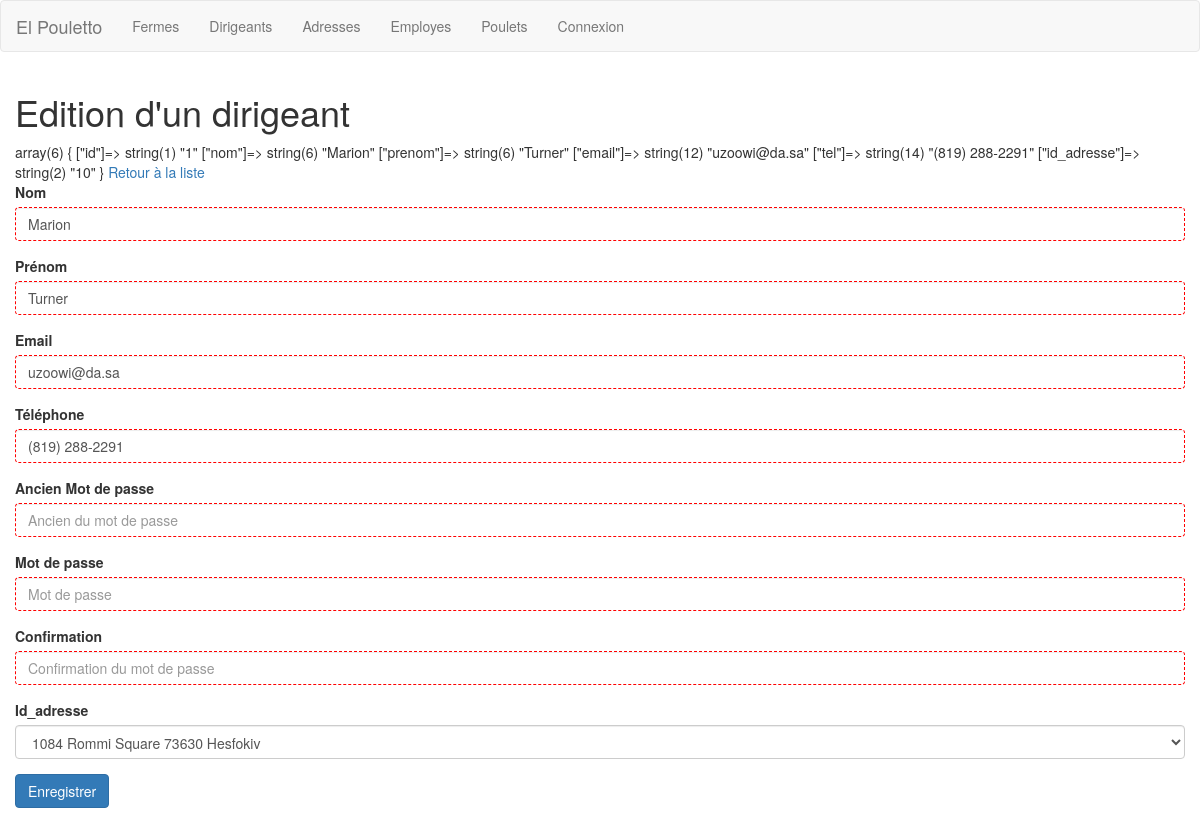
Screenshot of /dirigeants_edit.php?id=1 with the database file from the repository.
### tables this page shows
CREATE TABLE `dirigeants` (
  `id` int(11) NOT NULL AUTO_INCREMENT,
  `nom` varchar(50) NOT NULL,
  `prenom` varchar(50) NOT NULL,
  `email` varchar(70) NOT NULL,
  `tel` varchar(15) NOT NULL,
  `id_adresse` int(11) NOT NULL,
  PRIMARY KEY (`id`),
  KEY `fk_dirigeants_adresses1_idx` (`id_adresse`),
  CONSTRAINT `fk_dirigeants_adresses1` FOREIGN KEY (`id_adresse`) REFERENCES `adresses` (`id`) ON DELETE NO ACTION ON UPDATE NO ACTION
);

### dirigeants_edit.php (the view, shortened to what this page needs)
<?php
require_once('includes/db.php');
include ('parties/header.php');
$afficherFormulaire = false;
if (isset($_POST['id']) && !empty($_POST['id'])) {
  $testduformulaire=(['nom','prenom','email','tel','id_adresse']);
  if($testduformulaire===false){
    echo "Le Formulaire est incomplet";;
  } elseif ($testduformulaire === true) {
    $sql ="UPDATE dirigeants SET
          nom = '".mysqli_real_escape_string($_POST['nom'])."',
          prenom = '".mysqli_real_escape_string($_POST['prenom'])."',
          email = '".mysqli_real_escape_string($_POST['email'])."',
          tel = '".mysqli_real_escape_string($_POST['tel'])."',
          WHERE id=" .mysqli_real_escape_string($_POST['id_adresse']);
      if(!mysql_queery($sql)){
        echo "Erreur :" .mysqli_error($connection);
      } else {
        echo "L'enregistrement a été mis à jour."
        ."<br><a href=\"dirigeants.php\"> Retours a la liste </a>";
      }
  }
}
elseif (isset($_GET['id']) && !empty($_GET['id'])) {
  $sql="SELECT * FROM dirigeants WHERE id="
    .mysqli_real_escape_string($connection, $_GET['id']);
  if(!$resultats =mysqli_query($connection,$sql)){
    echo "Erreur SQL :" .mysqli_error($connection);
  } else {
    if (mysqli_num_rows($resultats)) {
      $dirigeant =mysqli_fetch_assoc($resultats);
      $afficherFormulaire=true;
      var_dump($dirigeant);
    } else {
      echo "Ce dirigeant n'existe pas.";
    }
  }
} else {
  echo "Pas d'id";
}
  $sql="SELECT * FROM adresses";
  if(!$adresses=mysqli_query($connection, $sql)){
    echo '<div class="alert alert-danger">Une erreur est survenue'
    . mysqli_error($connection)
    . '</div>';
  }
if ($afficherFormulaire === true) :
?>
<a href="dirigeant.php">Retour à la liste </a>
<form action="dirigeants_edit.php" method="post">
  <div class="form-group">
    <label for="nom">Nom</label>
    <input value="<?=$dirigeant['nom']?>" required name="nom" type="text" id="nom" placeholder="Nom" class="form-control">
  </div>
  <div class="form-group">
    <label for="prenom">Prénom</label>
    <input value="<?=$dirigeant['prenom']?>" required name="prenom" type="text" id="nom" placeholder="Prénom" class="form-control">
  </div>
  <div class="form-group">
    <label for="email">Email</label>
    <input value="<?=$dirigeant['email']?>" required name="email" type="text" id="email" placeholder="Email" class="form-control">
  </div>
  <div class="form-group">
    <label for="tel">Téléphone</label>
    <input value="<?=$dirigeant['tel']?>" required name="tel" type="text" id="tel" placeholder="Téléphone" class="form-control">
  </div>
  <div class="form-group">
    <label for="mdp2">Ancien Mot de passe</label>
    <input required name="mdp3" type="password" class="form-control" id="mdp3" placeholder="Ancien du mot de passe">
  </div>
  <div class="form-group">
    <label for="mdp">Mot de passe</label>
    <input required name="mdp" type="password" class="form-control" id="mdp" placeholder="Mot de passe">
  </div>
  <div class="form-group">
    <label for="mdp2">Confirmation</label>
    <input required name="mdp2" type="password" class="form-control" id="mdp2" placeholder="Confirmation du mot de passe">
  </div>
  <div class="form-group">
    <label for="id_adresse">Id_adresse</label>
    <select name="id_adresse" id="id_adresse" class="form-control">
      <?php
        while ($ligne = mysqli_fetch_assoc($adresses)) :
          echo '<option value="'.$ligne['id'].'">'
          . $ligne['nom'] . ' '
          . $ligne['cp'] . ' '
          . $ligne['ville'] . ' '
          .'</option>';
        endwhile;
       ?>
    </select>
  </div>
  <button type="submit" class="btn btn-primary">Enregistrer</button>
</form>
<?php
   endif;
include ("parties/footer.php");
 ?>

### css/style.css (style rules this page uses)
[required] { border: 1px dashed red }

### rows the page displays
dirigeants: nom "Marion", prenom "Turner", email "uzoowi@da.sa", tel "(819) 288-2291"

### other values shown
$titrepage "Edition d'un dirigeant"
form field id_adresse "1084 Rommi Square 73630 Hesfokiv"
